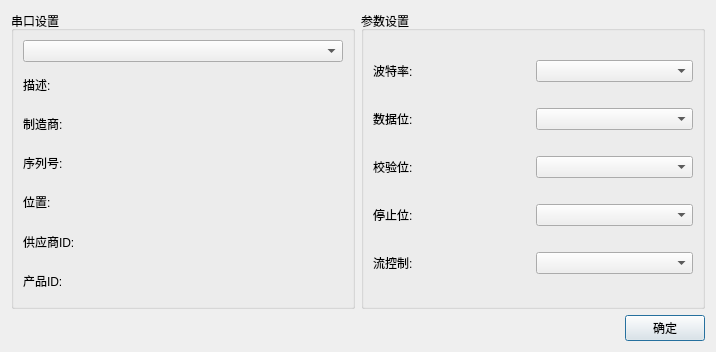
<?xml version="1.0" encoding="UTF-8"?>
<ui version="4.0">
 <class>SettingsDialog</class>
 <widget class="QDialog" name="SettingsDialog">
  <property name="geometry">
   <rect>
    <x>0</x>
    <y>0</y>
    <width>716</width>
    <height>352</height>
   </rect>
  </property>
  <property name="windowTitle">
   <string>Settings</string>
  </property>
  <layout class="QGridLayout" name="gridLayout_3">
   <item row="1" column="0" colspan="2">
    <layout class="QHBoxLayout" name="horizontalLayout">
     <item>
      <spacer name="horizontalSpacer">
       <property name="orientation">
        <enum>Qt::Horizontal</enum>
       </property>
       <property name="sizeHint" stdset="0">
        <size>
         <width>96</width>
         <height>20</height>
        </size>
       </property>
      </spacer>
     </item>
     <item>
      <widget class="QPushButton" name="applyButton">
       <property name="text">
        <string>确定</string>
       </property>
      </widget>
     </item>
    </layout>
   </item>
   <item row="0" column="1">
    <widget class="QGroupBox" name="parametersBox">
     <property name="title">
      <string>参数设置</string>
     </property>
     <layout class="QGridLayout" name="gridLayout_2">
      <item row="0" column="0">
       <widget class="QLabel" name="baudRateLabel">
        <property name="text">
         <string>波特率:</string>
        </property>
       </widget>
      </item>
      <item row="0" column="1">
       <widget class="QComboBox" name="baudRateBox"/>
      </item>
      <item row="1" column="0">
       <widget class="QLabel" name="dataBitsLabel">
        <property name="text">
         <string>数据位:</string>
        </property>
       </widget>
      </item>
      <item row="1" column="1">
       <widget class="QComboBox" name="dataBitsBox"/>
      </item>
      <item row="2" column="0">
       <widget class="QLabel" name="parityLabel">
        <property name="text">
         <string>校验位:</string>
        </property>
       </widget>
      </item>
      <item row="2" column="1">
       <widget class="QComboBox" name="parityBox"/>
      </item>
      <item row="3" column="0">
       <widget class="QLabel" name="stopBitsLabel">
        <property name="text">
         <string>停止位:</string>
        </property>
       </widget>
      </item>
      <item row="3" column="1">
       <widget class="QComboBox" name="stopBitsBox"/>
      </item>
      <item row="4" column="0">
       <widget class="QLabel" name="flowControlLabel">
        <property name="text">
         <string>流控制:</string>
        </property>
       </widget>
      </item>
      <item row="4" column="1">
       <widget class="QComboBox" name="flowControlBox"/>
      </item>
     </layout>
    </widget>
   </item>
   <item row="0" column="0">
    <widget class="QGroupBox" name="selectBox">
     <property name="title">
      <string>串口设置</string>
     </property>
     <layout class="QGridLayout" name="gridLayout">
      <item row="0" column="0">
       <widget class="QComboBox" name="serialPortInfoListBox"/>
      </item>
      <item row="1" column="0">
       <widget class="QLabel" name="descriptionLabel">
        <property name="text">
         <string>描述:</string>
        </property>
       </widget>
      </item>
      <item row="2" column="0">
       <widget class="QLabel" name="manufacturerLabel">
        <property name="text">
         <string>制造商:</string>
        </property>
       </widget>
      </item>
      <item row="3" column="0">
       <widget class="QLabel" name="serialNumberLabel">
        <property name="text">
         <string>序列号:</string>
        </property>
       </widget>
      </item>
      <item row="4" column="0">
       <widget class="QLabel" name="locationLabel">
        <property name="text">
         <string>位置:</string>
        </property>
       </widget>
      </item>
      <item row="5" column="0">
       <widget class="QLabel" name="vidLabel">
        <property name="text">
         <string>供应商ID:</string>
        </property>
       </widget>
      </item>
      <item row="6" column="0">
       <widget class="QLabel" name="pidLabel">
        <property name="text">
         <string>产品ID:</string>
        </property>
       </widget>
      </item>
     </layout>
    </widget>
   </item>
  </layout>
 </widget>
 <resources/>
 <connections/>
</ui>
